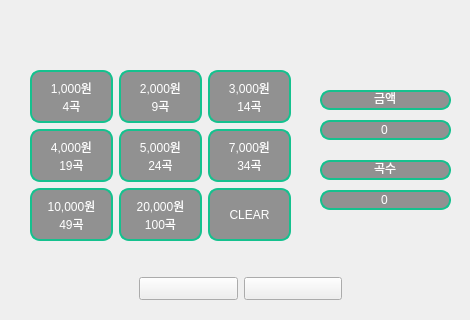
<?xml version="1.0" encoding="UTF-8"?>
<ui version="4.0">
 <class>charge_Dialog2</class>
 <widget class="QDialog" name="charge_Dialog2">
  <property name="geometry">
   <rect>
    <x>0</x>
    <y>0</y>
    <width>470</width>
    <height>320</height>
   </rect>
  </property>
  <property name="windowTitle">
   <string>곡 충전</string>
  </property>
  <property name="windowIcon">
   <iconset resource="Icons.qrc">
    <normaloff>:/ico/KONKUK.ico</normaloff>:/ico/KONKUK.ico</iconset>
  </property>
  <property name="styleSheet">
   <string notr="true">border-image: url(:/charge_src/charge2BG);</string>
  </property>
  <widget class="QLineEdit" name="fixedPrice">
   <property name="geometry">
    <rect>
     <x>320</x>
     <y>90</y>
     <width>131</width>
     <height>20</height>
    </rect>
   </property>
   <property name="layoutDirection">
    <enum>Qt::LeftToRight</enum>
   </property>
   <property name="styleSheet">
    <string notr="true">	border-image:none;
	border-radius: 10px;
	border: 2px solid;
	border-color: rgb(21, 193, 142);
	background-color: rgba(0, 0, 0, 100);
	color: rgb(255, 255, 255);</string>
   </property>
   <property name="text">
    <string>금액</string>
   </property>
   <property name="alignment">
    <set>Qt::AlignCenter</set>
   </property>
   <property name="readOnly">
    <bool>true</bool>
   </property>
  </widget>
  <widget class="QLineEdit" name="fixedSong">
   <property name="geometry">
    <rect>
     <x>320</x>
     <y>160</y>
     <width>131</width>
     <height>20</height>
    </rect>
   </property>
   <property name="layoutDirection">
    <enum>Qt::LeftToRight</enum>
   </property>
   <property name="styleSheet">
    <string notr="true">	border-image:none;
	border-radius: 10px;
	border: 2px solid;
	border-color: rgb(21, 193, 142);
	background-color: rgba(0, 0, 0, 100);
	color: rgb(255, 255, 255);</string>
   </property>
   <property name="text">
    <string>곡수</string>
   </property>
   <property name="alignment">
    <set>Qt::AlignCenter</set>
   </property>
   <property name="readOnly">
    <bool>true</bool>
   </property>
  </widget>
  <widget class="QLineEdit" name="song_box">
   <property name="geometry">
    <rect>
     <x>320</x>
     <y>190</y>
     <width>131</width>
     <height>20</height>
    </rect>
   </property>
   <property name="layoutDirection">
    <enum>Qt::LeftToRight</enum>
   </property>
   <property name="styleSheet">
    <string notr="true">	border-image:none;
	border-radius: 10px;
	border: 2px solid;
	border-color: rgb(21, 193, 142);
	background-color: rgba(0, 0, 0, 100);
	color: rgb(255, 255, 255);</string>
   </property>
   <property name="text">
    <string>0</string>
   </property>
   <property name="alignment">
    <set>Qt::AlignCenter</set>
   </property>
   <property name="readOnly">
    <bool>true</bool>
   </property>
  </widget>
  <widget class="QLineEdit" name="price_box">
   <property name="geometry">
    <rect>
     <x>320</x>
     <y>120</y>
     <width>131</width>
     <height>20</height>
    </rect>
   </property>
   <property name="layoutDirection">
    <enum>Qt::LeftToRight</enum>
   </property>
   <property name="styleSheet">
    <string notr="true">	border-image:none;
	border-radius: 10px;
	border: 2px solid;
	border-color: rgb(21, 193, 142);
	background-color: rgba(0, 0, 0, 100);
	color: rgb(255, 255, 255);</string>
   </property>
   <property name="text">
    <string>0</string>
   </property>
   <property name="alignment">
    <set>Qt::AlignCenter</set>
   </property>
   <property name="readOnly">
    <bool>true</bool>
   </property>
  </widget>
  <widget class="QFrame" name="frame">
   <property name="geometry">
    <rect>
     <x>20</x>
     <y>60</y>
     <width>281</width>
     <height>191</height>
    </rect>
   </property>
   <property name="styleSheet">
    <string notr="true">border-image:none;</string>
   </property>
   <layout class="QGridLayout" name="gridLayout">
    <property name="sizeConstraint">
     <enum>QLayout::SetDefaultConstraint</enum>
    </property>
    <property name="leftMargin">
     <number>10</number>
    </property>
    <property name="topMargin">
     <number>10</number>
    </property>
    <property name="rightMargin">
     <number>10</number>
    </property>
    <property name="bottomMargin">
     <number>10</number>
    </property>
    <property name="horizontalSpacing">
     <number>6</number>
    </property>
    <item row="2" column="1">
     <widget class="QPushButton" name="price4000_19">
      <property name="sizePolicy">
       <sizepolicy hsizetype="Expanding" vsizetype="Expanding">
        <horstretch>0</horstretch>
        <verstretch>0</verstretch>
       </sizepolicy>
      </property>
      <property name="styleSheet">
       <string notr="true">QPushButton{
	border-image:none;
	border: 2px solid;
	border-radius: 10px;
	border-color: rgb(21, 193, 142);
	background-color: rgba(0, 0, 0, 100);
	color: rgb(255, 255, 255);
}

QPushButton:hover{
	border-image:none;
	border: 2px solid;
	border-color: rgba(21, 193, 142, 70);
	background-color: rgba(0, 0, 0, 70);
	color: rgb(255, 255, 255);
}
</string>
      </property>
      <property name="text">
       <string>4,000원
19곡</string>
      </property>
     </widget>
    </item>
    <item row="0" column="3">
     <widget class="QPushButton" name="price2000_9">
      <property name="sizePolicy">
       <sizepolicy hsizetype="Expanding" vsizetype="Expanding">
        <horstretch>0</horstretch>
        <verstretch>0</verstretch>
       </sizepolicy>
      </property>
      <property name="styleSheet">
       <string notr="true">QPushButton{
	border-image:none;
	border-radius: 10px;
	border: 2px solid;
	border-color: rgb(21, 193, 142);
	background-color: rgba(0, 0, 0, 100);
	color: rgb(255, 255, 255);
}

QPushButton:hover{
	border-image:none;
	border: 2px solid;
	border-color: rgba(21, 193, 142, 70);
	background-color: rgba(0, 0, 0, 70);
	color: rgb(255, 255, 255);
}
</string>
      </property>
      <property name="text">
       <string>2,000원
9곡</string>
      </property>
     </widget>
    </item>
    <item row="4" column="1">
     <widget class="QPushButton" name="price10000_49">
      <property name="sizePolicy">
       <sizepolicy hsizetype="Expanding" vsizetype="Expanding">
        <horstretch>0</horstretch>
        <verstretch>0</verstretch>
       </sizepolicy>
      </property>
      <property name="styleSheet">
       <string notr="true">QPushButton{
	border-image:none;
	border: 2px solid;
	border-radius: 10px;
	border-color: rgb(21, 193, 142);
	background-color: rgba(0, 0, 0, 100);
	color: rgb(255, 255, 255);
}

QPushButton:hover{
	border-image:none;
	border: 2px solid;
	border-color: rgba(21, 193, 142, 70);
	background-color: rgba(0, 0, 0, 70);
	color: rgb(255, 255, 255);
}
</string>
      </property>
      <property name="text">
       <string>10,000원
49곡</string>
      </property>
     </widget>
    </item>
    <item row="0" column="5">
     <widget class="QPushButton" name="price3000_14">
      <property name="sizePolicy">
       <sizepolicy hsizetype="Expanding" vsizetype="Expanding">
        <horstretch>0</horstretch>
        <verstretch>0</verstretch>
       </sizepolicy>
      </property>
      <property name="styleSheet">
       <string notr="true">QPushButton{
	border-image:none;
	border-radius: 10px;
	border: 2px solid;
	border-color: rgb(21, 193, 142);
	background-color: rgba(0, 0, 0, 100);
	color: rgb(255, 255, 255);
}

QPushButton:hover{
	border-image:none;
	border: 2px solid;
	border-color: rgba(21, 193, 142, 70);
	background-color: rgba(0, 0, 0, 70);
	color: rgb(255, 255, 255);
}
</string>
      </property>
      <property name="text">
       <string>3,000원
14곡</string>
      </property>
     </widget>
    </item>
    <item row="0" column="1">
     <widget class="QPushButton" name="price1000_4">
      <property name="sizePolicy">
       <sizepolicy hsizetype="Expanding" vsizetype="Expanding">
        <horstretch>0</horstretch>
        <verstretch>0</verstretch>
       </sizepolicy>
      </property>
      <property name="styleSheet">
       <string notr="true">QPushButton{
	border-radius: 10px;
	border-image:none;
	border: 2px solid;
	border-color: rgb(21, 193, 142);
	background-color: rgba(0, 0, 0, 100);
	color: rgb(255, 255, 255);
}

QPushButton:hover{
	border-image:none;
	border: 2px solid;
	border-color: rgba(21, 193, 142, 70);
	background-color: rgba(0, 0, 0, 70);
	color: rgb(255, 255, 255);
}
</string>
      </property>
      <property name="text">
       <string>1,000원
4곡</string>
      </property>
     </widget>
    </item>
    <item row="4" column="5">
     <widget class="QPushButton" name="clearB">
      <property name="sizePolicy">
       <sizepolicy hsizetype="Expanding" vsizetype="Expanding">
        <horstretch>0</horstretch>
        <verstretch>0</verstretch>
       </sizepolicy>
      </property>
      <property name="styleSheet">
       <string notr="true">QPushButton{
	border-image:none;
	border: 2px solid;
	border-radius: 10px;
	border-color: rgb(21, 193, 142);
	background-color: rgba(0, 0, 0, 100);
	color: rgb(255, 255, 255);
}

QPushButton:hover{
	border-image:none;
	border: 2px solid;
	border-color: rgba(21, 193, 142, 70);
	background-color: rgba(0, 0, 0, 70);
	color: rgb(255, 255, 255);
}
</string>
      </property>
      <property name="text">
       <string>CLEAR</string>
      </property>
     </widget>
    </item>
    <item row="2" column="5">
     <widget class="QPushButton" name="price7000_34">
      <property name="sizePolicy">
       <sizepolicy hsizetype="Expanding" vsizetype="Expanding">
        <horstretch>0</horstretch>
        <verstretch>0</verstretch>
       </sizepolicy>
      </property>
      <property name="styleSheet">
       <string notr="true">QPushButton{
	border-image:none;
	border: 2px solid;
	border-radius: 10px;
	border-color: rgb(21, 193, 142);
	background-color: rgba(0, 0, 0, 100);
	color: rgb(255, 255, 255);
}

QPushButton:hover{
	border-image:none;
	border: 2px solid;
	border-color: rgba(21, 193, 142, 70);
	background-color: rgba(0, 0, 0, 70);
	color: rgb(255, 255, 255);
}
</string>
      </property>
      <property name="text">
       <string>7,000원
34곡</string>
      </property>
     </widget>
    </item>
    <item row="2" column="3">
     <widget class="QPushButton" name="price5000_24">
      <property name="sizePolicy">
       <sizepolicy hsizetype="Expanding" vsizetype="Expanding">
        <horstretch>0</horstretch>
        <verstretch>0</verstretch>
       </sizepolicy>
      </property>
      <property name="styleSheet">
       <string notr="true">QPushButton{
	border-image:none;
	border: 2px solid;
	border-radius: 10px;
	border-color: rgb(21, 193, 142);
	background-color: rgba(0, 0, 0, 100);
	color: rgb(255, 255, 255);
}

QPushButton:hover{
	border-image:none;
	border: 2px solid;
	border-color: rgba(21, 193, 142, 70);
	background-color: rgba(0, 0, 0, 70);
	color: rgb(255, 255, 255);
}
</string>
      </property>
      <property name="text">
       <string>5,000원
24곡</string>
      </property>
     </widget>
    </item>
    <item row="4" column="3">
     <widget class="QPushButton" name="price20000_100">
      <property name="sizePolicy">
       <sizepolicy hsizetype="Expanding" vsizetype="Expanding">
        <horstretch>0</horstretch>
        <verstretch>0</verstretch>
       </sizepolicy>
      </property>
      <property name="styleSheet">
       <string notr="true">QPushButton{
	border-image:none;
	border: 2px solid;
	border-radius: 10px;
	border-color: rgb(21, 193, 142);
	background-color: rgba(0, 0, 0, 100);
	color: rgb(255, 255, 255);
}

QPushButton:hover{
	border-image:none;
	border: 2px solid;
	border-color: rgba(21, 193, 142, 70);
	background-color: rgba(0, 0, 0, 70);
	color: rgb(255, 255, 255);
}
</string>
      </property>
      <property name="text">
       <string>20,000원
100곡</string>
      </property>
     </widget>
    </item>
   </layout>
  </widget>
  <widget class="QFrame" name="buttonF">
   <property name="geometry">
    <rect>
     <x>130</x>
     <y>268</y>
     <width>221</width>
     <height>41</height>
    </rect>
   </property>
   <property name="styleSheet">
    <string notr="true">border-image:none;</string>
   </property>
   <layout class="QHBoxLayout" name="horizontalLayout">
    <item>
     <widget class="QPushButton" name="payB">
      <property name="sizePolicy">
       <sizepolicy hsizetype="Minimum" vsizetype="Expanding">
        <horstretch>0</horstretch>
        <verstretch>0</verstretch>
       </sizepolicy>
      </property>
      <property name="styleSheet">
       <string notr="true">QPushButton{
	border-image: url(:/charge_src/pay);
}

QPushButton:hover{
	border-image: url(:/charge_src/pay_T);
}</string>
      </property>
      <property name="text">
       <string/>
      </property>
     </widget>
    </item>
    <item>
     <widget class="QPushButton" name="closeB">
      <property name="sizePolicy">
       <sizepolicy hsizetype="Minimum" vsizetype="Expanding">
        <horstretch>0</horstretch>
        <verstretch>0</verstretch>
       </sizepolicy>
      </property>
      <property name="styleSheet">
       <string notr="true">QPushButton{
	border-image: url(:/regi_src/regi_cancel);
}

QPushButton:hover{
	border-image: url(:/regi_src/regi_cancel_T);
}</string>
      </property>
      <property name="text">
       <string/>
      </property>
     </widget>
    </item>
   </layout>
  </widget>
 </widget>
 <resources>
  <include location="Icons.qrc"/>
 </resources>
 <connections/>
</ui>
